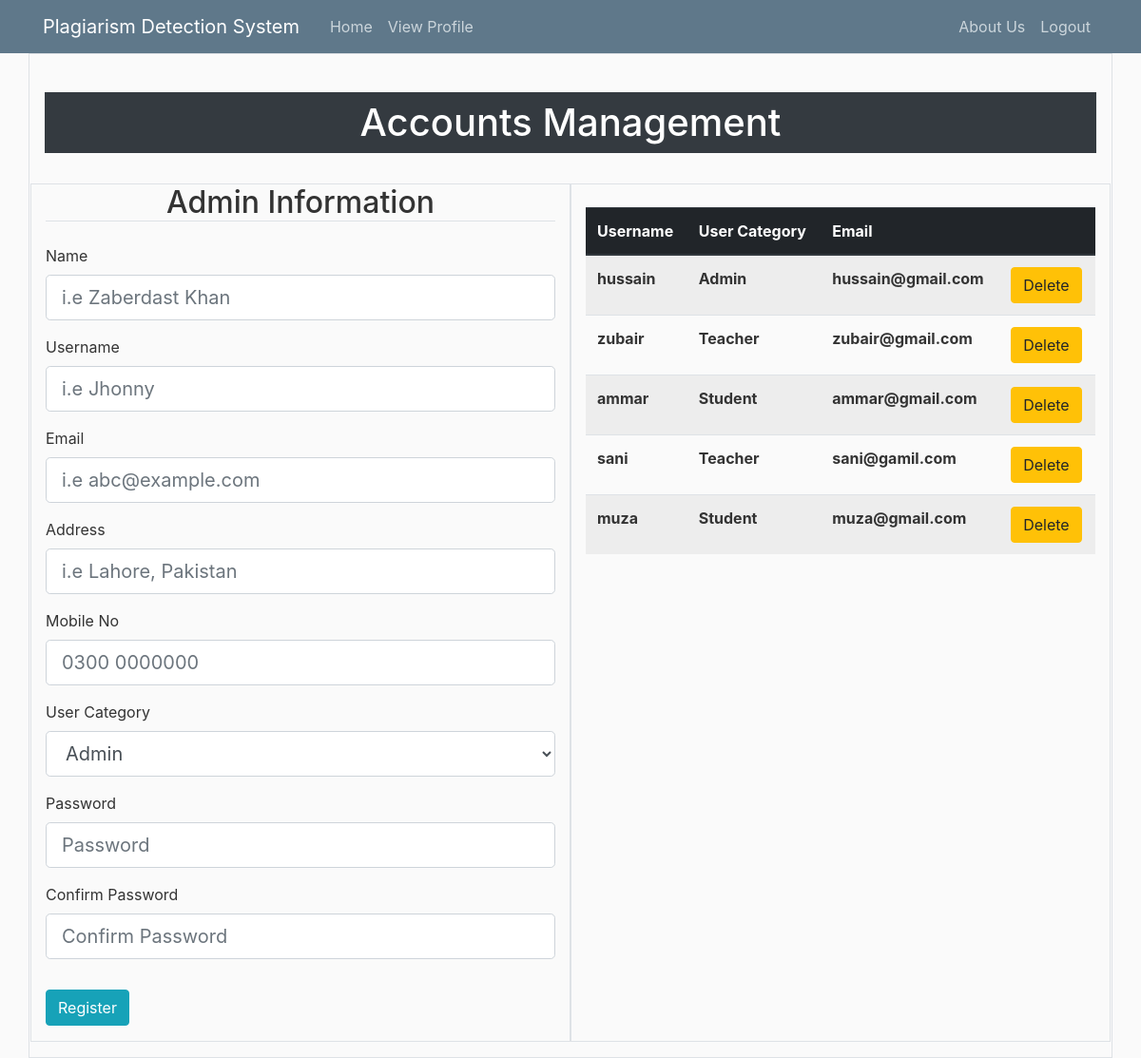
The page /account_management on the database as committed earlier.
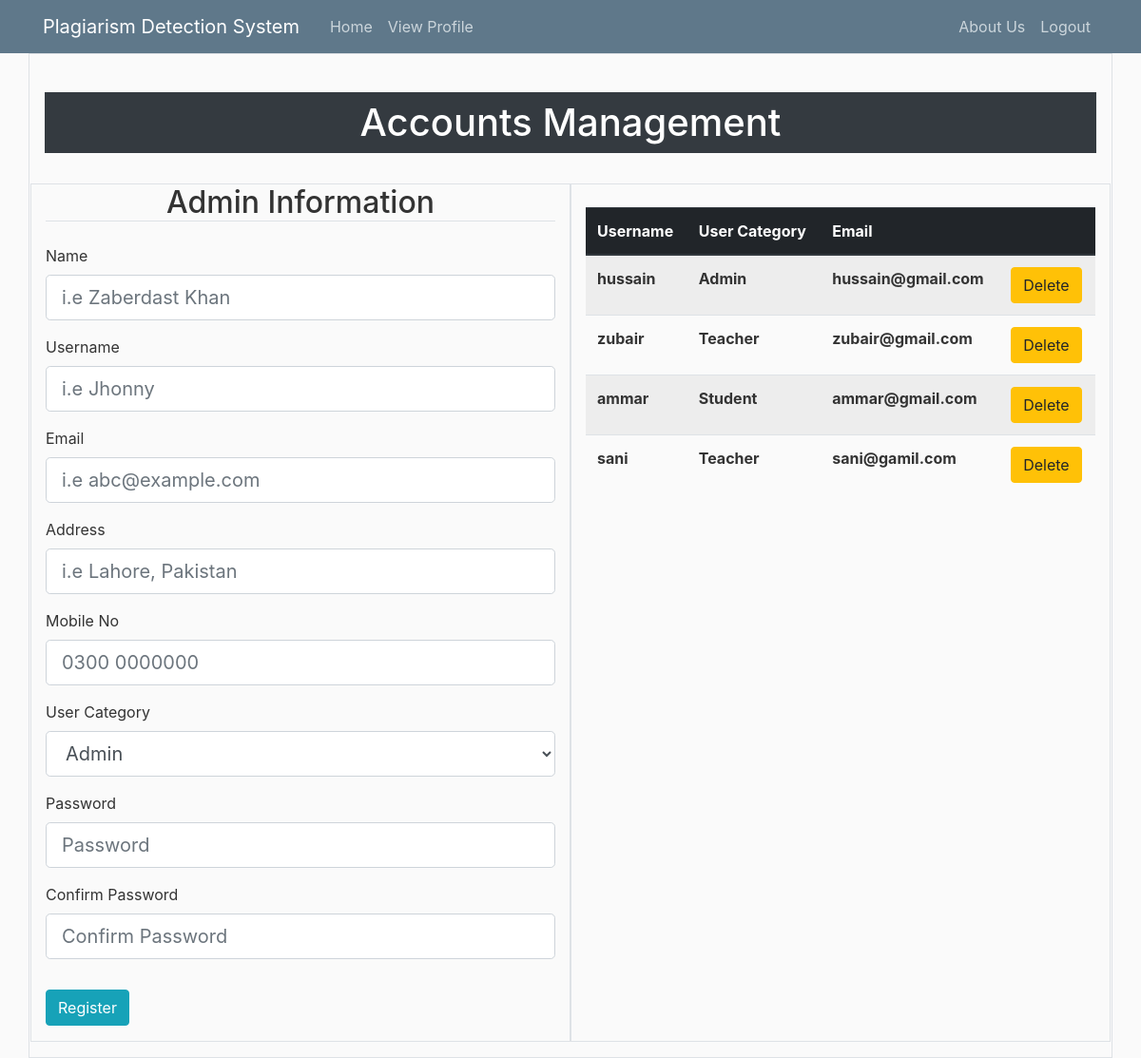
The same page on the database as committed later.
### lms/models.py (models this page shows, shortened)
class User(db.Model, UserMixin):
    id = db.Column(db.Integer, primary_key=True)
    name = db.Column(db.String(30), unique=False, nullable=False)
    username = db.Column(db.String(20), unique=True, nullable=False)
    email = db.Column(db.String(120), unique=True, nullable=False)
    mobile_no = db.Column(db.String(120), unique=True, nullable=True)
    address = db.Column(db.String(20), unique=False, nullable=True)
    user_category = db.Column(db.String(20), unique=False, nullable=False)
    image_file = db.Column(db.String(20), nullable=False, default='default.jpg')
    password = db.Column(db.String(60), nullable=False)

### lms/routes.py (the view, shortened to what this page needs)
@app.route('/account_management', methods=['GET', 'POST'])
def account_management():
    reg_form = RegistrationForm()
    search_form = UserSearchForm()
    headings = ['Username', 'User Category', 'Email', '          ']
    data = User.query.all()
    return render_template('account_management.html', title='User Accounts Management', form=reg_form, data=data,
                           search_form=search_form, headings=headings)

### lms/forms.py
class UserSearchForm(FlaskForm):
    search_box = StringField('username',
                             validators=[DataRequired()], render_kw={"placeholder": "Username"})
    search = SubmitField('Search')

### lms/templates/account_management.html (shortened to what the changed rows need)
{% extends "layout.html" %}
{% block content %}
    <div class="container border p-3">
        <br>
        <div class="bg-dark"><h1 class="text-center text-white py-2"> Accounts Management </h1></div>
        <br>
        <div class="row border">
            <div class="col border-left">
                <br>
                <div class="table-responsive">
                    <table class="table table-hover table-striped">
                  <thead class="thead-dark">
                    <tr>
                        {% for heading in headings %}
                      <th scope="col">{{ heading }}</th>
                        {% endfor %}
                    </tr>
                  </thead>
                <tbody>
                {% for row in data %}
                <tr>
                    <th scope="row">{{ row.username }}</th>
                    <th scope="row">{{ row.user_category }}</th>
                    <th scope="row">{{ row.email }}</th>
                    <th scope="row">
                        <a href="/delete_user/{{row.id}}/" class="btn btn-warning btn-xs">Delete</a>
                    </th>
                </tr>
                {% endfor %}
                </tbody>
        </table>
                </div>
            </div>
        </div>
    </div>
{% endblock content %}

Rows that differ between the two databases and show on the page:
removed User: username "muza", user_category "Student", email "muza@gmail.com"
